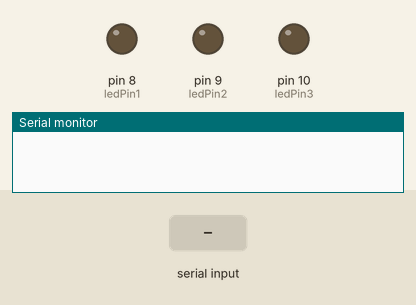
Recording of a sketch running on a simulated Arduino Uno, built with avr-gcc and run on an emulated ATmega328P. Shown: output pins drawn as LEDs (lit = HIGH), the last lines printed to the serial monitor. The inputs (shaded band) are chosen by the test bench.

Above: at 1.2 s.
1.3 s: "H" received over the second serial link
At 2.3 s:
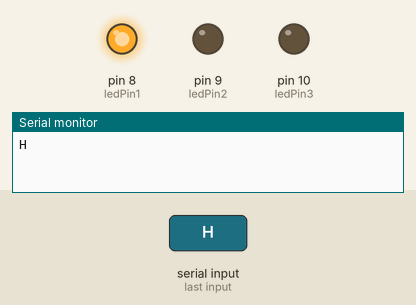
2.8 s: "L" received over the second serial link
At 3.4 s:
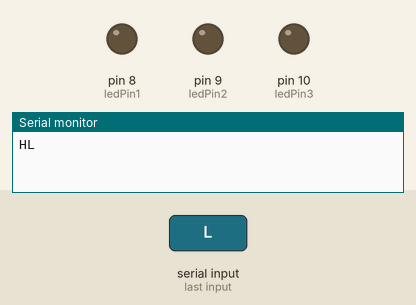
Timing chart, 0 to 5.8 s (numbered marks = the images above; inputs shaded):
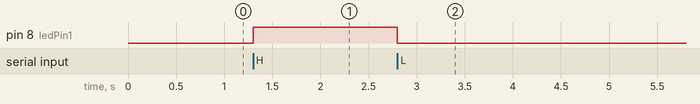

The sketch:

challenge3.ino
```cpp
#include <SoftwareSerial.h>
SoftwareSerial XBee(2, 3); // RX, TX
const int ledPin1=8;
const int ledPin2=9;
const int ledPin3=10;
void setup() {
  XBee.begin(9600);
  Serial.begin(9600);
  pinMode(ledPin1, OUTPUT);
  pinMode(ledPin2, OUTPUT);
  pinMode(ledPin3, OUTPUT);
  digitalWrite(ledPin1,LOW);
  digitalWrite(ledPin2,LOW);
  digitalWrite(ledPin3,LOW);
}

// the loop function runs over and over again forever
void loop() {
  char brightness;

  if (XBee.available()) {
    // read the most recent byte (which will be from 0 to 255):
    brightness = XBee.read();
    Serial.write(brightness);
    // set the brightness of the LED:
    if(brightness=='H'){
      digitalWrite(ledPin1, HIGH);
    }
    else if(brightness=='L'){
      digitalWrite(ledPin1,LOW);
    }
  }             // wait for a second
}
```

Measured:
- after the input at 1.3 s, pin 8 (ledPin1): LOW → HIGH at once
- after the input at 2.8 s, pin 8 (ledPin1): HIGH → LOW at once
